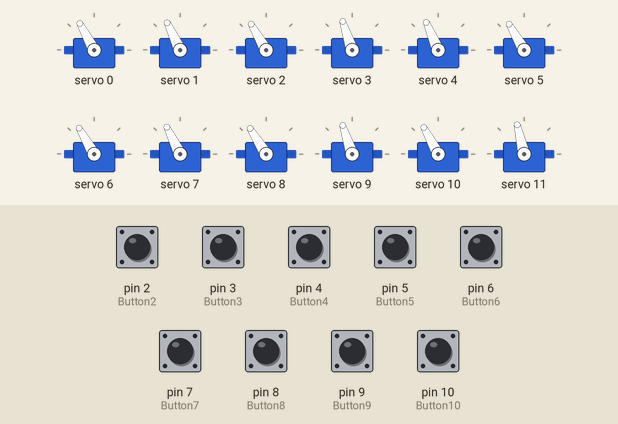
Recording of a sketch running on a simulated Arduino Uno, built with avr-gcc and run on an emulated ATmega328P. On the bench: 12 × servo. The test bench sets the inputs (shaded band); at power-on: pin 2 (Button2), pin 3 (Button3), pin 4 (Button4), pin 5 (Button5), pin 6 (Button6), pin 7 (Button7), pin 8 (Button8), pin 9 (Button9), pin 10 (Button10) HIGH.

Above: at 5.2 s.
5.3 s: pin 3 (Button3) pulled LOW for 0.15 s
At 6.7 s:
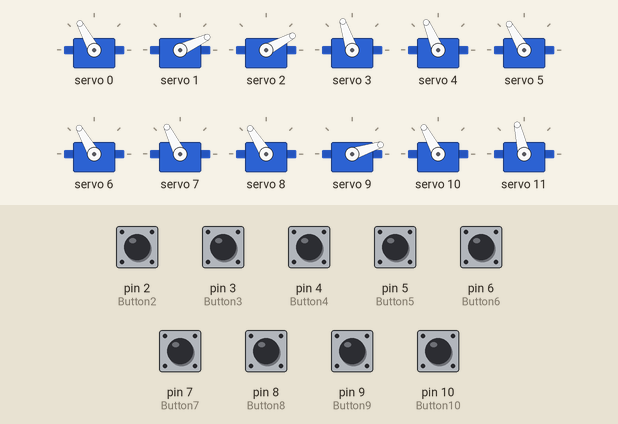
7.8 s: pin 2 (Button2) pulled LOW for 0.15 s
At 9.0 s:
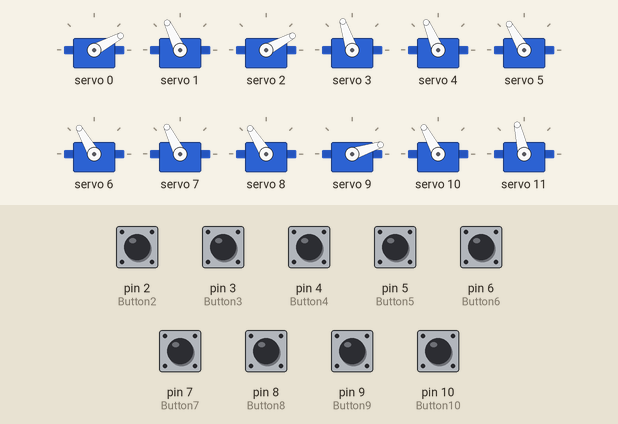
9.4 s: pin 9 (Button9) pulled LOW for 0.15 s
At 11.4 s:
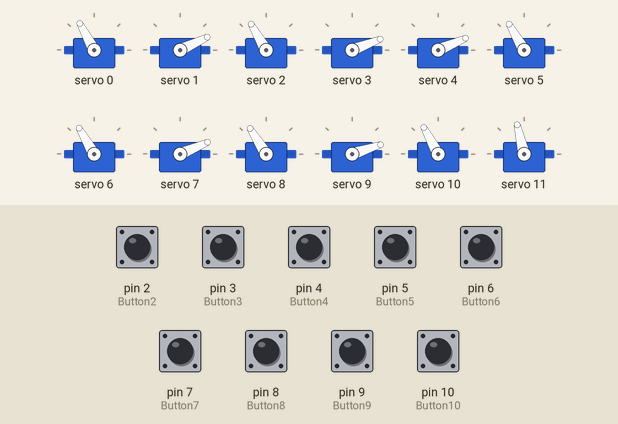
12.4 s: pin 4 (Button4) pulled LOW for 0.15 s
At 14.9 s:
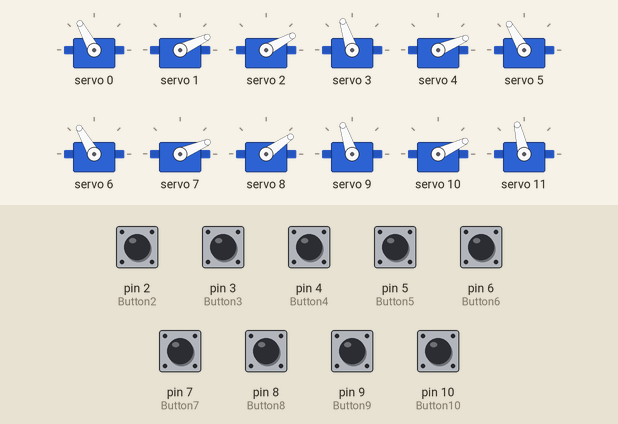
15.4 s: pin 6 (Button6) pulled LOW for 0.15 s
At 16.4 s:
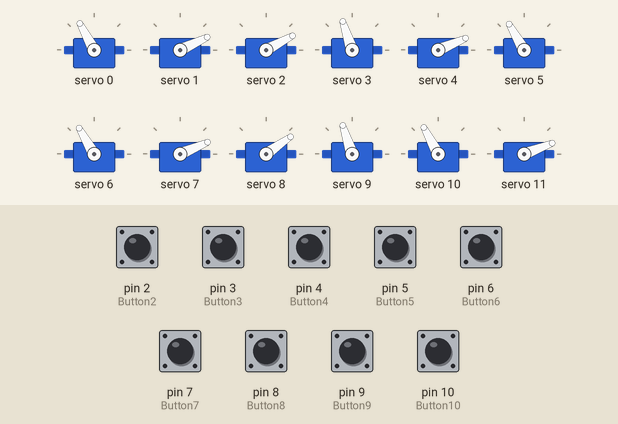
17.4 s: pin 8 (Button8) pulled LOW for 1 s
At 19.6 s:
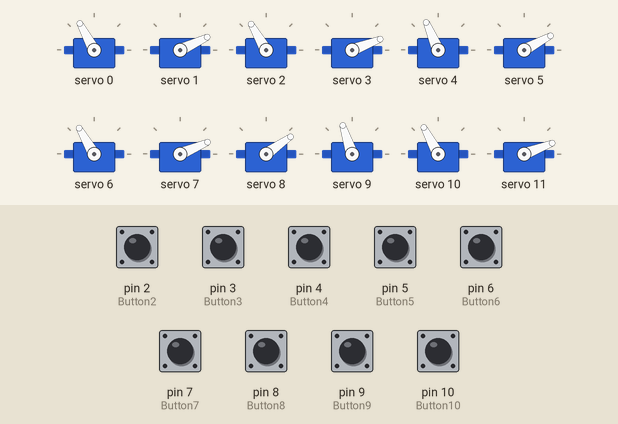
Timing chart, 0 to 20.9 s (numbered marks = the images above; inputs shaded):
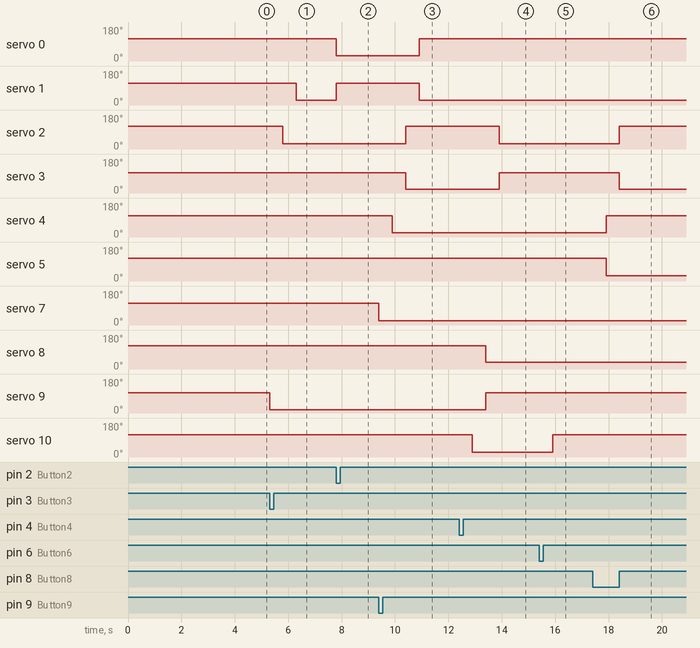

Measured:
- after the input at 5.3 s, servo 1: 115° → 25° after 1.0 s; servo 2: 120° → 28° after 0.50 s; servo 9: 108° → 18° at once
- after the input at 7.8 s, servo 0: 118° → 28° at once; servo 1: 25° → 115° at once
- after the input at 9.4 s, servo 0: 28° → 118° after 1.5 s; servo 1: 115° → 25° after 1.5 s; servo 2: 28° → 120° after 1.0 s; servo 3: 108° → 21° after 1.0 s; servo 4: 113° → 23° after 0.50 s
- after the input at 12.4 s, servo 2: 120° → 28° after 1.5 s; servo 3: 21° → 108° after 1.5 s; servo 8: 122° → 35° after 1.0 s; servo 9: 18° → 108° after 1.0 s; servo 10: 118° → 25° after 0.50 s
- after the input at 15.4 s, servo 10: 25° → 118° after 0.50 s; servo 11: 103° → 21° after 0.50 s
- after the input at 17.4 s, servo 2: 28° → 120° after 1.0 s; servo 3: 108° → 21° after 1.0 s; servo 4: 23° → 113° after 0.50 s; servo 5: 120° → 28° after 0.50 s

The sketch:

BrumberjackDustCollection.ino
```cpp
// JB: all of my comments will start with "JB:", all other comments are from test codes.

#include <Wire.h>
#include <Adafruit_PWMServoDriver.h>

// called this way, it uses the default address 0x40
Adafruit_PWMServoDriver pwm = Adafruit_PWMServoDriver();
// you can also call it with a different address you want
//Adafruit_PWMServoDriver pwm = Adafruit_PWMServoDriver(0x41);
// you can also call it with a different address and I2C interface
//Adafruit_PWMServoDriver pwm = Adafruit_PWMServoDriver(0x40, Wire);

// Depending on your servo make, the pulse width min and max may vary, you
// want these to be as small/large as possible without hitting the hard stop
// for max range. You'll have to tweak them as necessary to match the servos you
// have!
#define SERVOMIN  150 // This is the 'minimum' pulse length count (out of 4096)
#define SERVOMAX  600 // This is the 'maximum' pulse length count (out of 4096)
#define USMIN  600 // This is the rounded 'minimum' microsecond length based on the minimum pulse of 150
#define USMAX  2400 // This is the rounded 'maximum' microsecond length based on the maximum pulse of 600
#define SERVO_FREQ 50 // Analog servos run at ~50 Hz updates

//JB: Naming the buttons, telling it which pin it is in, and making a variable to track each button's state
const int Button2 = 2;
int Button2State = 0;
const int Button3 = 3;
int Button3State = 0;
const int Button4 = 4;
int Button4State = 0;
const int Button5 = 5;
int Button5State = 0;
const int Button6 = 6;
int Button6State = 0;
const int Button7 = 7;
int Button7State = 0;
const int Button8 = 8;
int Button8State = 0;
const int Button9 = 9;
int Button9State = 0;
const int Button10 = 10;
int Button10State = 0;


int G0State = 0; //JB:Creating state tracking variables for each gate, each gate will be opened in the setup code so that when it is powered on the state variables will all be 0 and the gates will all be opened
int G1State = 0;
int G2State = 0;
int G3State = 0;
int G4State = 0;
int G5State = 0;
int G6State = 0;
int G7State = 0;
int G8State = 0;
int G9State = 0;
int G10State = 0;
int G11State = 0;
int G12State = 0;
int G13State = 0;
int G14State = 0;
int G15State = 0;

//JB: Creating 32 functions to be called later in the actual loop. 1 for each gate to open and 1 for each to close, checks the state to see if it actually needs to move it, updates the state if moved.
void OpenG0(){
  if (G0State == 1){
  pwm.setPWM(0,0,360);
  G0State = 0;}
}

void OpenG1(){
  if (G1State == 1){
  pwm.setPWM(1,0,355);
  G1State = 0;}
}

void OpenG2(){
  if (G2State == 1){
  pwm.setPWM(2,0,365);
  G2State = 0;}
}

void OpenG3(){
  if (G3State == 1){
  pwm.setPWM(3,0,340);
  G3State = 0;}
}

void OpenG4(){
  if (G4State == 1){
  pwm.setPWM(4,0,350);
  G4State = 0;}
}

void OpenG5(){
  if (G5State == 1){
  pwm.setPWM(5,0,365);
  G5State = 0;}
}

void OpenG6(){
  if (G6State == 1){
  pwm.setPWM(6,0,365);
  G6State = 0;}
}

void OpenG7(){
  if (G7State == 1){
  pwm.setPWM(7,0,356);
  G7State = 0;}
}

void OpenG8(){
  if (G8State == 1){
  pwm.setPWM(8,0,370);
  G8State = 0;}
}

void OpenG9(){
  if (G9State == 1){
  pwm.setPWM(9,0,340);
  G9State = 0;}
}

void OpenG10(){
  if (G10State == 1){
  pwm.setPWM(10,0,360);
  G10State = 0;}
}

void OpenG11(){
  if (G11State == 1){
  pwm.setPWM(11,0,330);
  G11State = 0;}
}

void OpenG12(){
  if (G12State == 1){
  pwm.setPWM(12,0,345);
  G12State = 0;}
}

void OpenG13(){
  if (G13State == 1){
  pwm.setPWM(13,0,350);
  G13State = 0;}
}

void OpenG14(){
  if (G14State == 1){
  pwm.setPWM(14,0,365);
  G14State = 0;}
}

void OpenG15(){
  if (G15State == 1){
  pwm.setPWM(15,0,335);
  G15State = 0;}
}

//JB: staring the close gate loops now
void CloseG0(){
  if (G0State == 0){
  pwm.setPWM(0,0,170);
  G0State = 1;}
}

void CloseG1(){
  if (G1State == 0){
  pwm.setPWM(1,0,165);
  G1State = 1;}
}

void CloseG2(){
  if (G2State == 0){
  pwm.setPWM(2,0,170);
  G2State = 1;}
}

void CloseG3(){
  if (G3State == 0){
  pwm.setPWM(3,0,155);
  G3State = 1;}
}

void CloseG4(){
  if (G4State == 0){
  pwm.setPWM(4,0,160);
  G4State = 1;}
}

void CloseG5(){
  if (G5State == 0){
  pwm.setPWM(5,0,170);
  G5State = 1;}
}

void CloseG6(){
  if (G6State == 0){
  pwm.setPWM(6,0,160);
  G6State = 1;}
}

void CloseG7(){
  if (G7State == 0){
  pwm.setPWM(7,0,160);
  G7State = 1;}
}

void CloseG8(){
  if (G8State == 0){
  pwm.setPWM(8,0,185);
  G8State = 1;}
}

void CloseG9(){
  if (G9State == 0){
  pwm.setPWM(9,0,150);
  G9State = 1;}
}

void CloseG10(){
  if (G10State == 0){
  pwm.setPWM(10,0,165);
  G10State = 1;}
}

void CloseG11(){
  if (G11State == 0){
  pwm.setPWM(11,0,155);
  G11State = 1;}
}

void CloseG12(){
  if (G12State == 0){
  pwm.setPWM(12,0,160);
  G12State = 1;}
}

void CloseG13(){
  if (G13State == 0){
  pwm.setPWM(13,0,150);
  G13State = 1;}
}

void CloseG14(){
  if (G14State == 0){
  pwm.setPWM(14,0,170);
  G14State = 1;}
}

void CloseG15(){
  if (G15State == 0){
  pwm.setPWM(15,0,135);
  G15State = 1;}
}
void setup() {
  // put your setup code here, to run once:
Serial.begin(9600);
pwm.begin();
pwm.setOscillatorFrequency(27000000);
pwm.setPWMFreq(SERVO_FREQ);  // Analog servos run at ~50 Hz updates

pinMode (2, INPUT);//JB: Telling it that these pin numbers are inputs and using the built in PULLUP Resistor for a cleaner signal
digitalWrite(2,HIGH);
pinMode (3, INPUT);
digitalWrite(3,HIGH);
pinMode (4, INPUT);
digitalWrite(4,HIGH);
pinMode (5, INPUT);
digitalWrite(5,HIGH);
pinMode (6, INPUT);
digitalWrite(6,HIGH);
pinMode (7, INPUT);
digitalWrite(7,HIGH);
pinMode (8, INPUT);
digitalWrite(8,HIGH);
pinMode (9, INPUT);
digitalWrite(9,HIGH);
pinMode (10, INPUT);
digitalWrite(10,HIGH);

pwm.setPWM(0,0,360); //JB: Opening all of the gates when the system is powered on to make sure all gates and state tracking variables are correct.
pwm.setPWM(1,0,355);
delay(500);
pwm.setPWM(2,0,365);
pwm.setPWM(3,0,340);
delay(500);
pwm.setPWM(4,0,350);
pwm.setPWM(5,0,365);
delay(500);
pwm.setPWM(6,0,365);
pwm.setPWM(7,0,356);
delay(500);
pwm.setPWM(8,0,370);
pwm.setPWM(9,0,340);
delay(500);
pwm.setPWM(10,0,360);
pwm.setPWM(11,0,330);
delay(500);
pwm.setPWM(12,0,345);
pwm.setPWM(13,0,350);
delay(500);
pwm.setPWM(14,0,365);
pwm.setPWM(15,0,335);
delay(500);

delay(10);
}

void loop() {

Button2State=digitalRead(Button2); //JB: Reads the state of button 2
  if (Button2State == LOW){
    OpenG1(); //JB: Calls the function to check if the gate is closed and opens it if it's closed
    CloseG0();
    delay(500);
    digitalWrite(2,HIGH);
    return; //JB: returns to the original loop that is reading the buttons
  }


Button3State=digitalRead(Button3);
  if (Button3State == LOW){
    OpenG8();
    CloseG9();
    delay(500);
    OpenG3();
    CloseG2();
    delay(500);
    OpenG0();
    CloseG1();
    delay(500);
    digitalWrite(3,HIGH);
    return;

  }


Button4State=digitalRead(Button4);
  if (Button4State == LOW){
    OpenG12();
    CloseG13();
    delay(500);
    OpenG11();
    CloseG10();
    delay(500);
    OpenG9();
    CloseG8();
    delay(500);
    OpenG3();
    CloseG2();
    delay(500);
    OpenG0();
    CloseG1();
    delay(500);
    digitalWrite(4,HIGH);
    return;
  }


Button5State=digitalRead(Button5);
    if (Button5State == LOW){
    OpenG13();
    CloseG12();
    delay(500);
    OpenG11();
    CloseG10();
    delay(500);
    OpenG9();
    CloseG8();
    delay(500);
    OpenG3();
    CloseG2();
    delay(500);
    OpenG0();
    CloseG1();
    delay(500);
    digitalWrite(5,HIGH);
    return;
  }


Button6State=digitalRead(Button6);
    if (Button6State == LOW){
    OpenG14();
    CloseG15();
    delay(500);
    OpenG10();
    CloseG11();
    delay(500);
    OpenG9();
    CloseG8();
    delay(500);
    OpenG3();
    CloseG2();
    delay(500);
    OpenG0();
    CloseG1();
    delay(500);
    digitalWrite(6,HIGH);
    return;
  }


Button7State=digitalRead(Button7);
    if (Button7State == LOW){
    OpenG15();
    CloseG14();
    delay(500);
    OpenG10();
    CloseG11();
    delay(500);
    OpenG9();
    CloseG8();
    delay(500);
    OpenG3();
    CloseG2();
    delay(500);
    OpenG0();
    CloseG1();
    delay(500);
    digitalWrite(7,HIGH);
    return;
  }


Button8State=digitalRead(Button8);
    if (Button8State == LOW){
    OpenG4();
    CloseG5();
    delay(500);
    OpenG2();
    CloseG3();
    delay(500);
    OpenG0();
    CloseG1();
    delay(500);
    digitalWrite(8,HIGH);
    return;
  }


Button9State=digitalRead(Button9);
    if (Button9State == LOW){
    OpenG6();
    CloseG7();
    delay(500);
    OpenG5();
    CloseG4();
    delay(500);
    OpenG2();
    CloseG3();
    delay(500);
    OpenG0();
    CloseG1();
    delay(500);
    digitalWrite(9,HIGH);
    return;
  }

Button10State=digitalRead(Button10);
    if (Button10State == LOW){
    OpenG7();
    CloseG6();
    delay(500);
    OpenG5();
    CloseG4();
    delay(500);
    OpenG2();
    CloseG3();
    delay(500);
    OpenG0();
    CloseG1();
    delay(500);
    digitalWrite(10,HIGH);
    return;
  }


}
```
